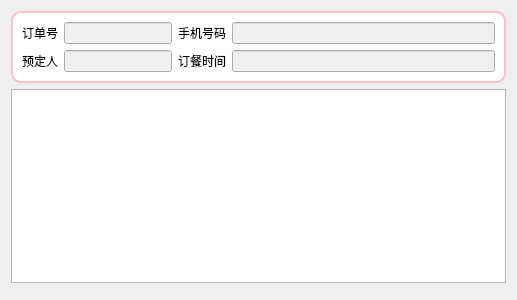
<?xml version="1.0" encoding="UTF-8"?>
<ui version="4.0">
 <class>w_scr_dish_weixin_getbill_dialog</class>
 <widget class="QDialog" name="w_scr_dish_weixin_getbill_dialog">
  <property name="geometry">
   <rect>
    <x>0</x>
    <y>0</y>
    <width>517</width>
    <height>300</height>
   </rect>
  </property>
  <property name="windowTitle">
   <string>Dialog</string>
  </property>
  <layout class="QVBoxLayout" name="verticalLayout">
   <item>
    <widget class="QFrame" name="frame">
     <property name="styleSheet">
      <string notr="true">QFrame#frame{
background:white;border:2px solid pink;border-radius:10px;
}</string>
     </property>
     <layout class="QGridLayout" name="gridLayout" columnstretch="0,0,0,1">
      <item row="0" column="0">
       <widget class="QLabel" name="label">
        <property name="text">
         <string>订单号</string>
        </property>
       </widget>
      </item>
      <item row="0" column="1">
       <widget class="QLineEdit" name="lineEdit_billno">
        <property name="enabled">
         <bool>false</bool>
        </property>
       </widget>
      </item>
      <item row="0" column="2">
       <widget class="QLabel" name="label_2">
        <property name="text">
         <string>手机号码</string>
        </property>
       </widget>
      </item>
      <item row="0" column="3">
       <widget class="QLineEdit" name="lineEdit_tel">
        <property name="enabled">
         <bool>false</bool>
        </property>
       </widget>
      </item>
      <item row="1" column="0">
       <widget class="QLabel" name="label_4">
        <property name="text">
         <string>预定人</string>
        </property>
       </widget>
      </item>
      <item row="1" column="1">
       <widget class="QLineEdit" name="lineEdit_orderer">
        <property name="enabled">
         <bool>false</bool>
        </property>
       </widget>
      </item>
      <item row="1" column="2">
       <widget class="QLabel" name="label_3">
        <property name="text">
         <string>订餐时间</string>
        </property>
       </widget>
      </item>
      <item row="1" column="3">
       <widget class="QLineEdit" name="lineEdit_date">
        <property name="enabled">
         <bool>false</bool>
        </property>
       </widget>
      </item>
     </layout>
    </widget>
   </item>
   <item>
    <widget class="QTableView" name="tableView"/>
   </item>
   <item>
    <widget class="lds_toolbar" name="widget" native="true"/>
   </item>
  </layout>
 </widget>
 <customwidgets>
  <customwidget>
   <class>lds_toolbar</class>
   <extends>QFrame</extends>
   <header>lds_toolbar.h</header>
   <container>1</container>
  </customwidget>
 </customwidgets>
 <resources/>
 <connections/>
</ui>
